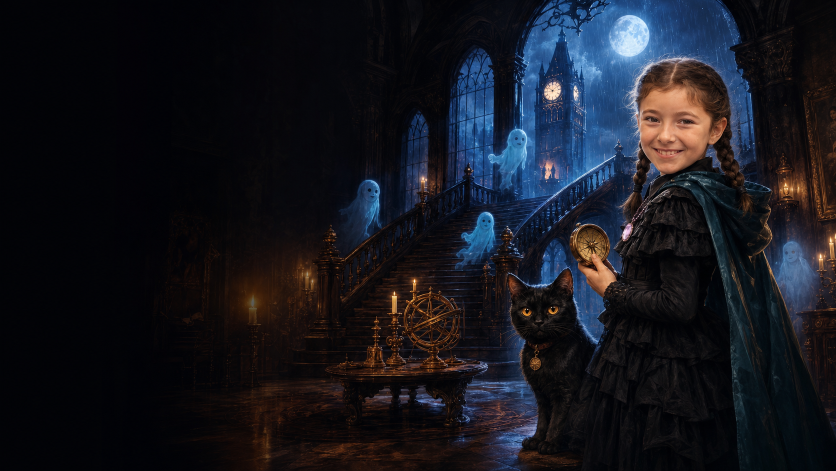
#> input picture art/cover-paula-gafe-v2.png, 1672 x 941 px (shown at 1/2 size)
$ python -i extend_rooms.py   (imports and definitions only)
#> lines starting #> are read from the running program, lines starting #| are printed output that depends on the picture
"""
Añade a cada cuadro una franja de 60 px arriba y abajo (1920×1080 →
1920×1200) para que en pantallas 16:10 (la tablet) no queden bandas negras.

La franja es el propio borde del cuadro en espejo, difuminado y oscureciéndose
hacia fuera (como una viñeta). Se probó a pintarla con el modelo de imagen,
pero en los bordes ponía firmas, marcos y colores chillones; esto casa siempre.
El cuadro original queda intacto en el centro: todo lo calibrado sigue igual.

  python tools/extend_rooms.py [nombre ...]
"""
import os
import sys

import numpy as np
from PIL import Image, ImageFilter

ROOT = os.path.abspath(os.path.join(os.path.dirname(__file__), ".."))
B = 60
W, H = 1920, 1080
ROOMS = ["vestibulo", "biblioteca", "cocina", "archivo", "invernadero", "galeria", "dormitorio", "observatorio",
         "musica", "desvan", "tuneles", "torre", "baile", "comedor", "jardin", "taller", "estudio", "teatro",
         "rellano", "aula", "costura", "alcoba", "pajarera"]
EXTRA = {
    "cover": (os.path.join(ROOT, "art", "cover-paula-gafe-v2.png"), os.path.join(ROOT, "public", "cover.webp")),
    "fiesta": (os.path.join(ROOT, "art", "salas-nuevas", "fiesta.webp"), os.path.join(ROOT, "public", "world", "fiesta.webp")),
}


def to_169(im: Image.Image) -> Image.Image:
    w, h = im.size
#> w = 1672; h = 941
    if (w, h) == (W, H):
        return im
    th = round(w * H / W)
#> th = 940
    top = (h - th) // 2
#> top = 0
    return im.crop((0, max(0, top), w, max(0, top) + th)).resize((W, H), Image.LANCZOS)


def strip(edge: Image.Image, top: bool) -> Image.Image:
    """El borde del cuadro en espejo, cada vez más borroso y más oscuro hacia fuera."""
    mirrored = edge.transpose(Image.FLIP_TOP_BOTTOM)
    soft = np.asarray(mirrored.filter(ImageFilter.GaussianBlur(10)), dtype=np.float32)
    sharp = np.asarray(mirrored, dtype=np.float32)
    t = np.linspace(0, 1, B, dtype=np.float32)          # 0 = pegado al cuadro, 1 = borde de fuera
    if top:
        t = t[::-1]
    mix = np.clip(t * 1.6, 0, 1)[:, None, None]
    col = sharp * (1 - mix) + soft * mix
    dark = (1 - 0.8 * t ** 0.8)[:, None, None]
    return Image.fromarray(np.clip(col * dark, 0, 255).astype(np.uint8))


def extend(src: str, dst: str) -> None:
    im = to_169(Image.open(src).convert("RGB"))
    out = Image.new("RGB", (W, H + 2 * B))
#> out: PIL image 1920x1200 RGB; every value is 0
    out.paste(im, (0, B))
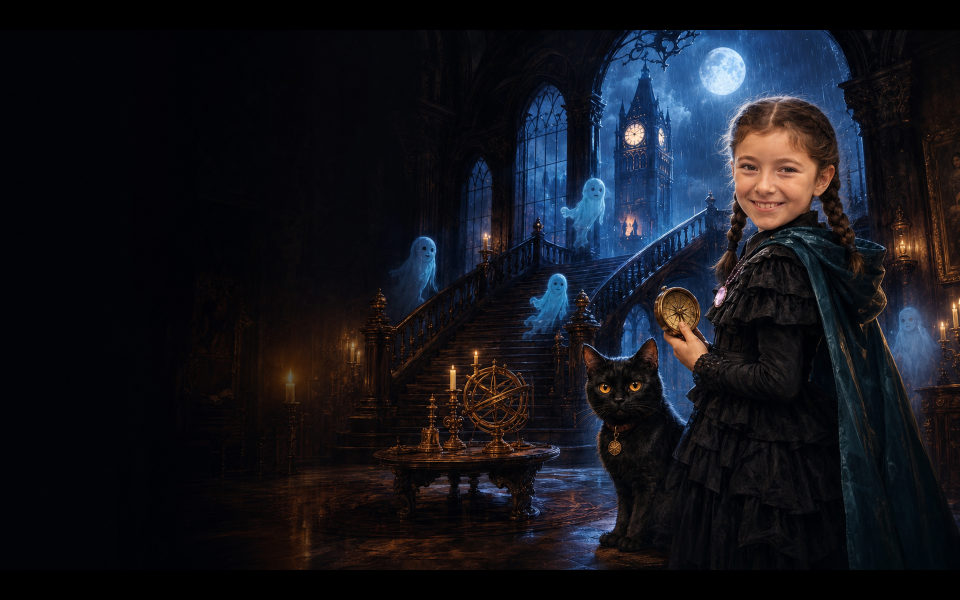
#> out: PIL image 1920x1200 RGB (shown at 1/2 size); mean R, G, B 19.7, 20.8, 27.7
    out.paste(strip(im.crop((0, 0, W, B)), True), (0, 0))
#> in strip, `mirrored = edge.transpose(Image.FLIP_TOP_BOTTOM)`:
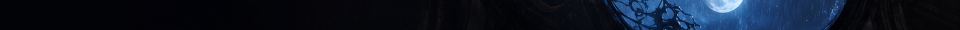
#> mirrored: PIL image 1920x60 RGB (shown at 1/2 size); mean R, G, B 12.7, 21.4, 35.6
#> in strip, `return Image.fromarray(np.clip(col * dark, 0, 255).astype(np.uint8))`:
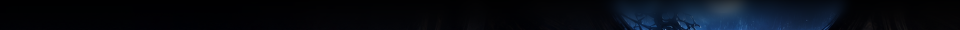
#> returned value: PIL image 1920x60 RGB (shown at 1/2 size); mean R, G, B 5.9, 10.5, 18.2
    out.paste(strip(im.crop((0, H - B, W, H)), False), (0, H + B))
#> call 2 of strip, with top = False
#> in strip (call 2), `mirrored = edge.transpose(Image.FLIP_TOP_BOTTOM)`:
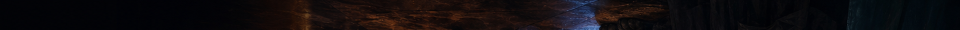
#> mirrored: PIL image 1920x60 RGB (shown at 1/2 size); mean R, G, B 14.8, 11.3, 13.3
#> in strip (call 2), `return Image.fromarray(np.clip(col * dark, 0, 255).astype(np.uint8))`:
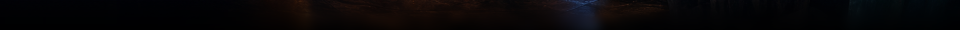
#> returned value: PIL image 1920x60 RGB (shown at 1/2 size); mean R, G, B 7.3, 5.6, 6.7
    out.save(dst, "WEBP", quality=86, method=6)
    print(os.path.basename(dst), out.size, os.path.getsize(dst) // 1024, "KB", flush=True)
#| out.png (1920, 1200) 176 KB


def main() -> None:
    for name in sys.argv[1:] or ROOMS + list(EXTRA):
        if name in EXTRA:
            src, dst = EXTRA[name]
        else:
            dst = os.path.join(ROOT, "public", "world", f"{name}.webp")
            src = dst
            if Image.open(src).size != (W, H):
                print(name, "ya ampliada")
                continue
        extend(src, dst)


# [2 lines not run here, left out]

>>> result = extend('../art/cover-paula-gafe-v2.png', 'out.png')

$ run again, on art/character-baltasar.webp
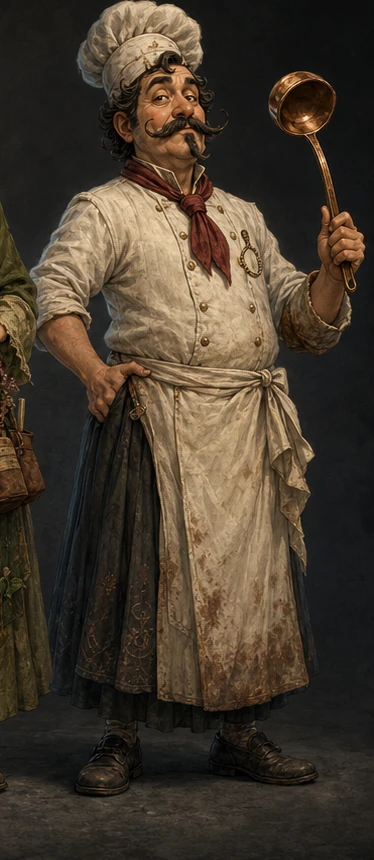
#> input picture art/character-baltasar.webp, 374 x 860 px
#> w = 374; h = 860
#> th = 210
#> top = 325
#> in to_169, `return im.crop((0, max(0, top), w, max(0, top) + th)).resize((W, H), I..`:
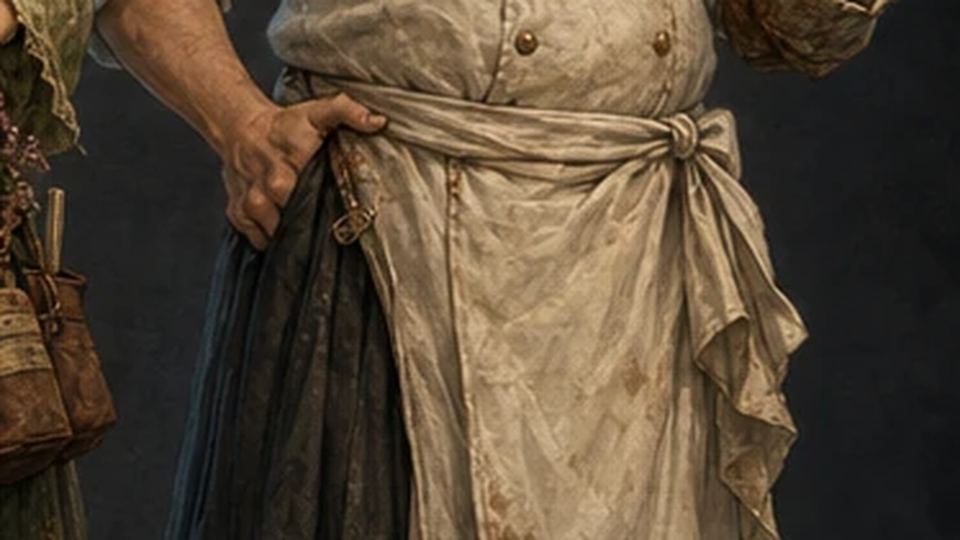
#> returned value: PIL image 1920x1080 RGB (shown at 1/2 size); mean R, G, B 84.1, 69.8, 52.9
#> in extend, `out.paste(strip(im.crop((0, H - B, W, H)), False), (0, H + B))`:
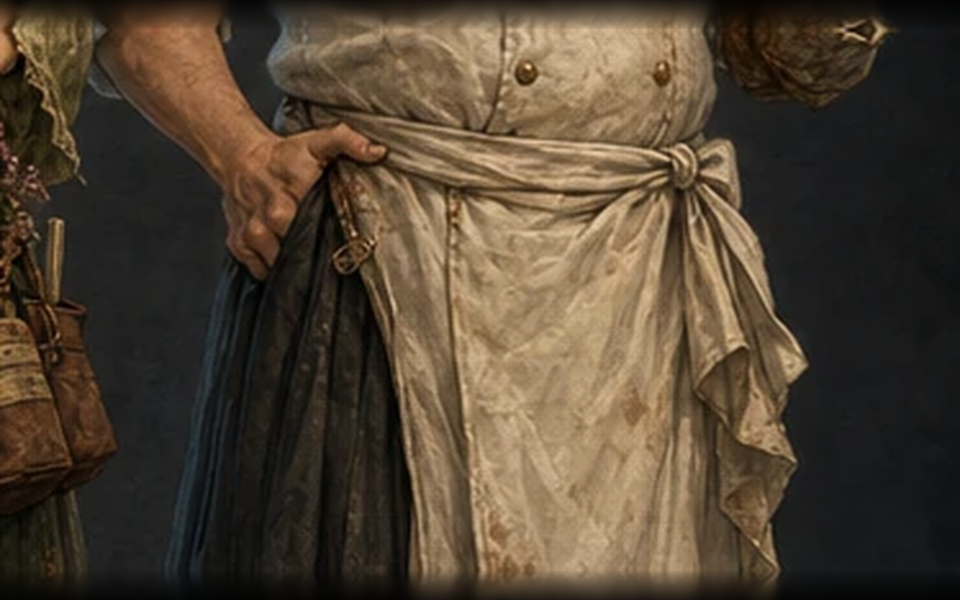
#> out: PIL image 1920x1200 RGB (shown at 1/2 size); mean R, G, B 80.9, 67.1, 50.8
#| out.png (1920, 1200) 89 KB
